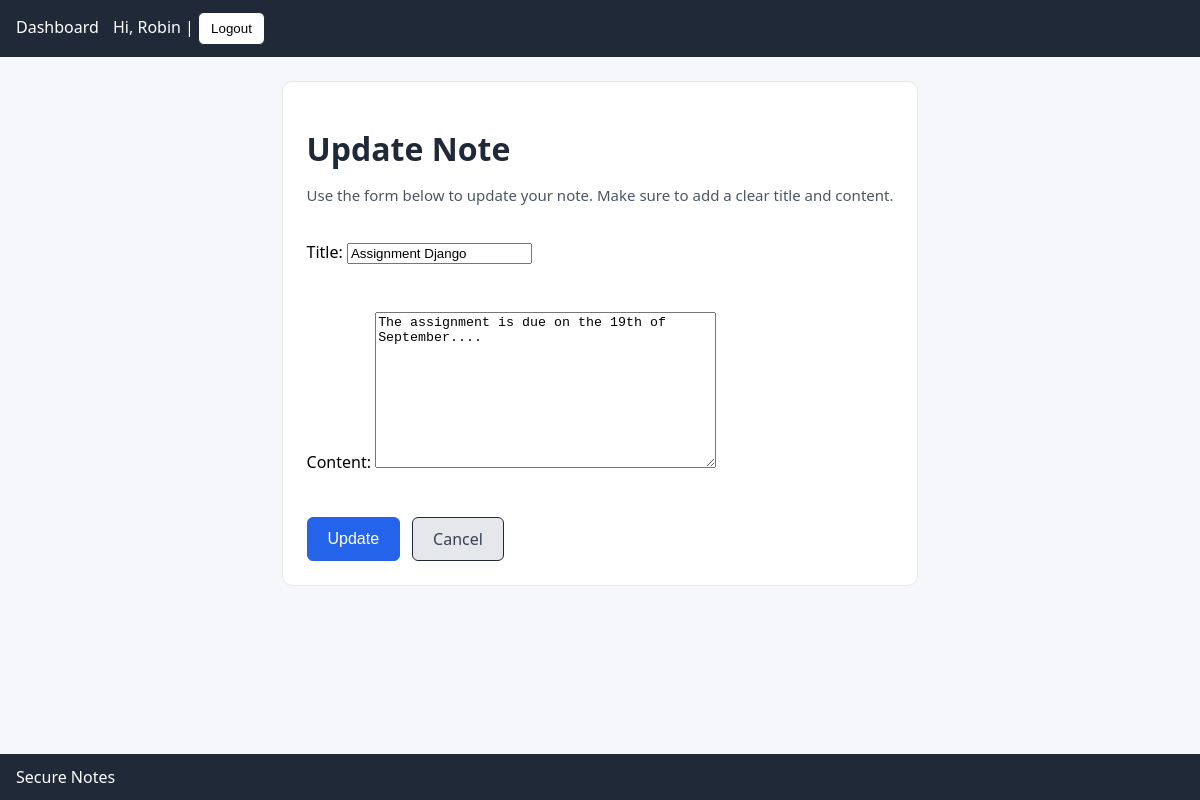
/notes/1/edit/ (signed in), run on the app's committed database.
### notes/models.py (models this page shows, shortened)
class Note(models.Model):
    owner = models.ForeignKey(User, on_delete=models.CASCADE, related_name='notes')
    title = models.CharField(max_length=200)
    content = models.TextField(blank=True)
    created_at = models.DateTimeField(auto_now_add=True)
    updated_at = models.DateTimeField(auto_now=True)
    class Meta:
        ordering = ['-updated_at']

### notes/views.py (the view)
# urls.py: path('notes/<int:pk>/edit/', views.note_update, name='note_update'),
@login_required
def note_update(request, pk):
    note = get_object_or_404(Note, pk=pk)
    if note.owner != request.user:
        return HttpResponseForbidden("Not allowed")
    if request.method == 'POST':
        form = NoteForm(request.POST, instance=note)
        if form.is_valid():
            form.save()
            return redirect('notes:note_detail', pk=note.pk)
    else:
        form = NoteForm(instance=note)
    return render(request, 'notes/note_form.html', {'form': form, 'action': 'Update'})

### notes/forms.py
class NoteForm(forms.ModelForm):
    class Meta:
        model = Note
        fields = ['title', 'content']

### notes/templates/notes/note_form.html (shortened to what this page needs)
{% extends "notes/base.html" %}
{% block content %}
<div class="card" style="max-width:600px; margin:0 auto; padding:24px;">
  <h1 style="margin-bottom:10px; color:#1f2937;">{{ action }} Note</h1>
  <p style="font-size:15px; color:#4b5563; margin-bottom:20px;">
    Use the form below to {{ action|lower }} your note. Make sure to add a clear title and content.
  </p>
  <form method="post" style="display:flex; flex-direction:column; gap:16px;">
    {{ form.as_p }}
    <div style="display:flex; gap:12px; margin-top:12px;">
      <button class="btn btn-primary" type="submit"
              style="font-size:16px; padding:10px 20px; border-radius:6px;">
        {{ action }}
      </button>
      <a class="btn" href="{% url 'notes:dashboard' %}"
         style="background-color:#e5e7eb; padding:10px 20px; border-radius:6px; text-decoration:none; color:#374151;">
        Cancel
      </a>
    </div>
  </form>
</div>
{% endblock %}

### notes/templates/notes/base.html (shortened to what this page needs)
<!doctype html>
<html>
<head>
</head>
<body>
<header>
  <nav>
    <a href="{% url 'notes:dashboard' %}">Dashboard</a>
    {% if user.is_authenticated %}
      <span>Hi, {{ user.username }} | </span>
      <form method="post" action="{% url 'accounts:logout' %}" style="display:inline;">
        <button type="submit" class="btn">Logout</button>
      </form>
    {% else %}
      <a href="{% url 'accounts:login' %}">Login</a> |
      <a href="{% url 'accounts:signup' %}">Sign up</a>
    {% endif %}
  </nav>
</header>
<main>
  {% block content %}{% endblock %}
</main>
<footer>
  Secure Notes
</footer>
</body>
</html>

### notes/templates/notes/base.html (style rules this page uses)
html, body { height: 100%; margin: 0; padding: 0; font-family: system-ui, Arial, sans-serif; background: #f6f7fb; display: flex; flex-direction: column; }
header, footer { background: #1f2937; color: #fff; padding: 12px 16px; }
main { flex: 1; max-width: 860px; margin: 24px auto; padding: 0 16px; }
a { color:#2563eb;text-decoration:none }
.btn { display:inline-block; padding:8px 12px; border:1px solid #1f2937; border-radius:6px; background:#fff; }
.btn-primary { background:#2563eb; color:#fff; border-color:#2563eb; }
.card { background:#fff; border:1px solid #e5e7eb; border-radius:10px; padding:16px; margin-bottom:12px; }
nav a { color:#fff;margin-right:10px }

### data on the page
Note: title "Assignment Django", content "The assignment is due on the 19th of September...."

### other printed values
{{ user.username }} "Robin"
{{ action }} "Update"
{{ action|lower }} "update"
